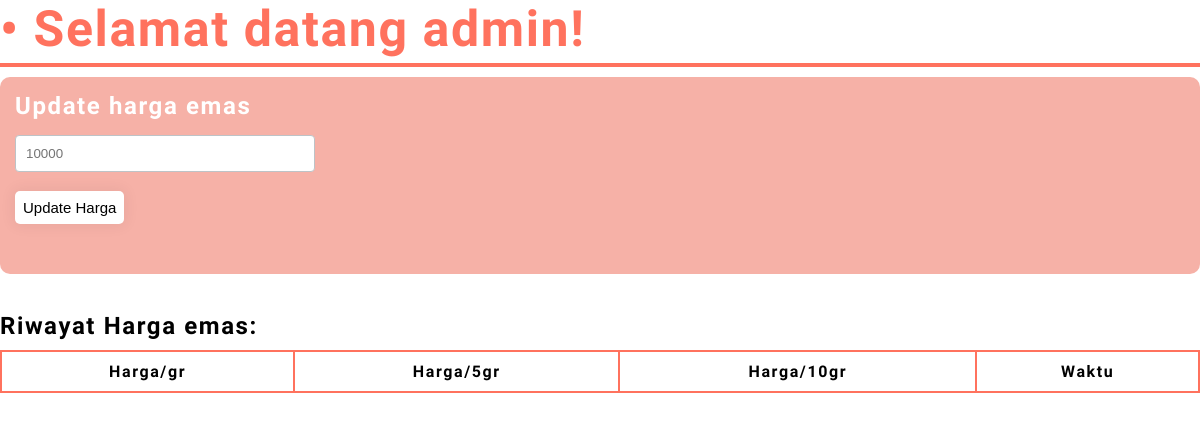
The app's page /page/beranda-admin.php, older data.
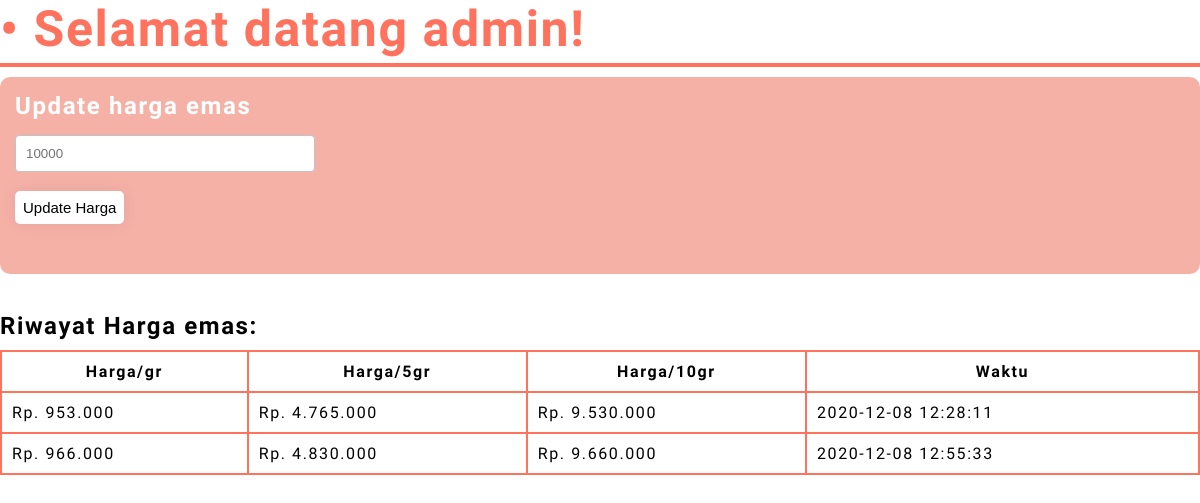
The same page, newer data.
### tables this page shows
CREATE TABLE `riwayat_harga` (
  `id` int(11) NOT NULL,
  `harga` int(255) NOT NULL,
  `waktu` timestamp NOT NULL DEFAULT CURRENT_TIMESTAMP ON UPDATE CURRENT_TIMESTAMP
);

### page/beranda-admin.php (the view, shortened to what this page needs)
<?php
include '../lib/koneksi.php';
?>
<link href="../css/page.css" rel="stylesheet"/>
<h1 class="page-title">• Selamat datang admin!</h1>
<div class="widget">
<h2>Update harga emas</h2>
<form action="" method="POST">
<input type="number" id="emas" name="harga-emas" min="10000" class="input-text" placeholder="10000"/><br/><br/>
<input type="submit" id="emas" value="Update Harga" name="update" min="10000" class="btn" style="background:white;color:black;" placeholder="10000"/><br/><br/>
</form>
</div><br/>
<h2>Riwayat Harga emas:</h2>
<table>
	<tr>
		<th>Harga/gr</th>
		<th>Harga/5gr</th>
		<th>Harga/10gr</th>
		<th>Waktu</th>
	<?php
	$q = $con->query("SELECT * FROM riwayat_harga");
	while ($rows = $q->fetch_assoc()){
		echo "<tr>";
		echo "<td>Rp. ".number_format($rows['harga'], 0, '.', '.')."</td>";
		echo "<td>Rp. ".number_format($rows['harga']*5, 0, '.', '.')."</td>";
		echo "<td>Rp. ".number_format($rows['harga']*10, 0, '.', '.')."</td>";
		echo "<td>".$rows['waktu']."</td>";
		echo "</tr>";
	}
	?>
</table>

Row changes from the older to the newer data that the page shows:
added riwayat_harga: harga "953.000", $rows['harga']*5 "4.765.000", $rows['harga']*10 "9.530.000", waktu "2020-12-08 12:28:11"
added riwayat_harga: harga "966.000", $rows['harga']*5 "4.830.000", $rows['harga']*10 "9.660.000", waktu "2020-12-08 12:55:33"
